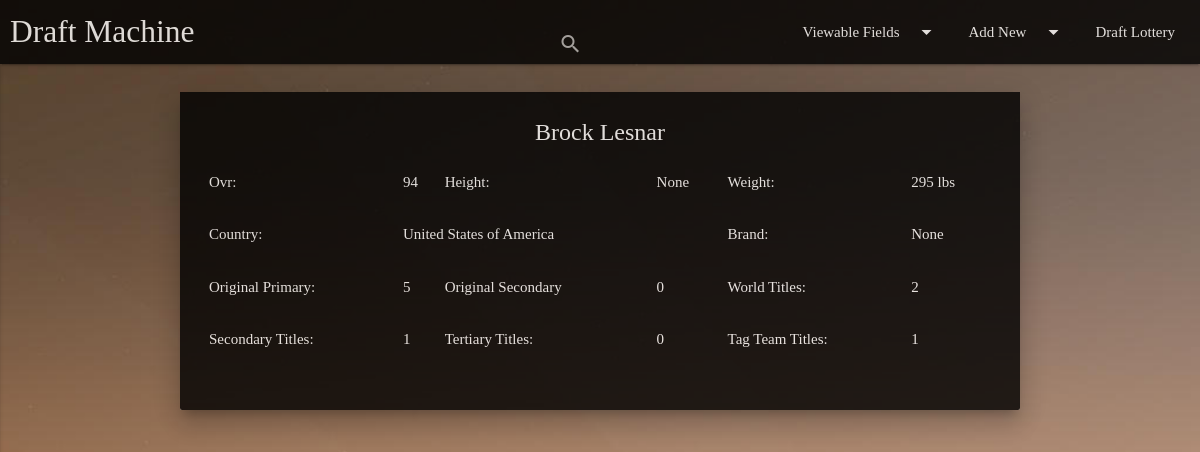
The page /wwe2k16/wrestler/brock-lesnar on the database its author committed.
### wwe2k16/models.py (models this page shows, shortened)
class Wrestler(models.Model):
	slug = models.SlugField(max_length=40, unique=True)
	name = models.CharField(max_length=250, unique=True)
	ovr = models.PositiveIntegerField(default=0)
	country = CountryField(blank_label='( Select country )', blank=True)
	brand = models.ForeignKey(Brand, blank=True, default='', null=True, on_delete=models.SET_DEFAULT)
	height = models.PositiveIntegerField(null=True, blank=True)
	weight = models.PositiveIntegerField(null=True, blank=True)
	original_primary = models.PositiveIntegerField(default=0)
	original_secondary = models.PositiveIntegerField(default=0)
	primary = models.PositiveIntegerField(default=0)
	secondary = models.PositiveIntegerField(default=0)
	tertiary = models.PositiveIntegerField(default=0)
	tag_team = models.PositiveIntegerField(default=0)
	created_at = models.DateTimeField(null=True, blank=True)
	updated_at = models.DateTimeField(auto_now = True, null=True, blank=True)
	deleted_at = models.DateTimeField(null=True, blank=True)

### wwe2k16/views.py (the view)
# urls.py: url(r'^wrestler/(?P<slug>[\w-]+)$', views.WrestlerView.as_view(), name='wrestler'),
class WrestlerView(generic.DetailView):
	model = Wrestler
	template_name = 'wwe2k16/wrestler.html'

### wwe2k16/templatetags/template_extras.py (called while the page is built)
@register.tag
def assign(parser, token):
	try:
		tag_name, varname, varval = token.contents.split()
	except ValueError:
		raise template.TemplateSyntaxError('%r tag requires two arguements' %token.contents.split()[0])
	return AssignNode(varname, varval)

	def value( self ):
		return self.varval

	def render(self, context):
		gv = context.get(self.varname, None)
		if gv:
			gv.set(self.varval)
		else:
			gv = context[self.varname] = GlobalVariable(self.varname, self.varval)
		return ''

### wwe2k16/templates/wwe2k16/wrestler.html (shortened to what this page needs)
{% extends 'wwe2k16/base.html' %}
{% block body %}
{% load template_extras %}
	<section>
		<div class="row">
			<div class="col s12">
				<div class="card z-depth-5">
					<div class="card-content {{brandColor.value}} white-text">
						<span class="card-title center">{{wrestler.name}}</span>
						<div class="row">
							<div class="col m12 s12 center">
								<table>
									<tr>
										<td>Ovr: </td><td>{{ wrestler.ovr }}</td>
										<td>Height: </td>
										<td>
											{{ wrestler.height }}
										</td>
										<td>Weight: </td>
										<td>
											{{ wrestler.weight }}
											{% if wrestler.weight %}lbs{% endif %}
										</td>
									</tr>
									<tr>
										<td>Country: </td><td colspan="3">{{ wrestler.country.name }}</td>
										<td>Brand: </td><td>{{ wrestler.brand }}</td>
									</tr>
									<tr>
										<td>Original Primary: </td><td>{{ wrestler.original_primary }}</td>
										<td>Original Secondary</td><td>{{ wrestler.original_secondary }}</td>
										<td>World Titles: </td><td>{{ wrestler.primary }}</td>
									</tr>
									<tr>
										<td>Secondary Titles: </td><td>{{ wrestler.secondary }}</td>
										<td>Tertiary Titles: </td><td>{{ wrestler.tertiary }}</td>
										<td>Tag Team Titles: </td><td>{{ wrestler.tag_team }}</td>
									</tr>
								</table>
							</div>
						</div>
					</div>
				</div>
			</div>
		</div>
	</section>
{% endblock %}

### wwe2k16/static/wwe2k16/css/custom.css (style rules this page uses)
body { font-family: 'Pangolin', cursive !important; display: flex; min-height: 100vh; flex-direction: column; }

### rows shown on the page
Wrestler: name "Brock Lesnar", ovr "94", height "None", weight "295", country.name "United States of America", brand "None", original_primary "5", original_secondary "0", primary "2", secondary "1", tertiary "0", tag_team "1"
